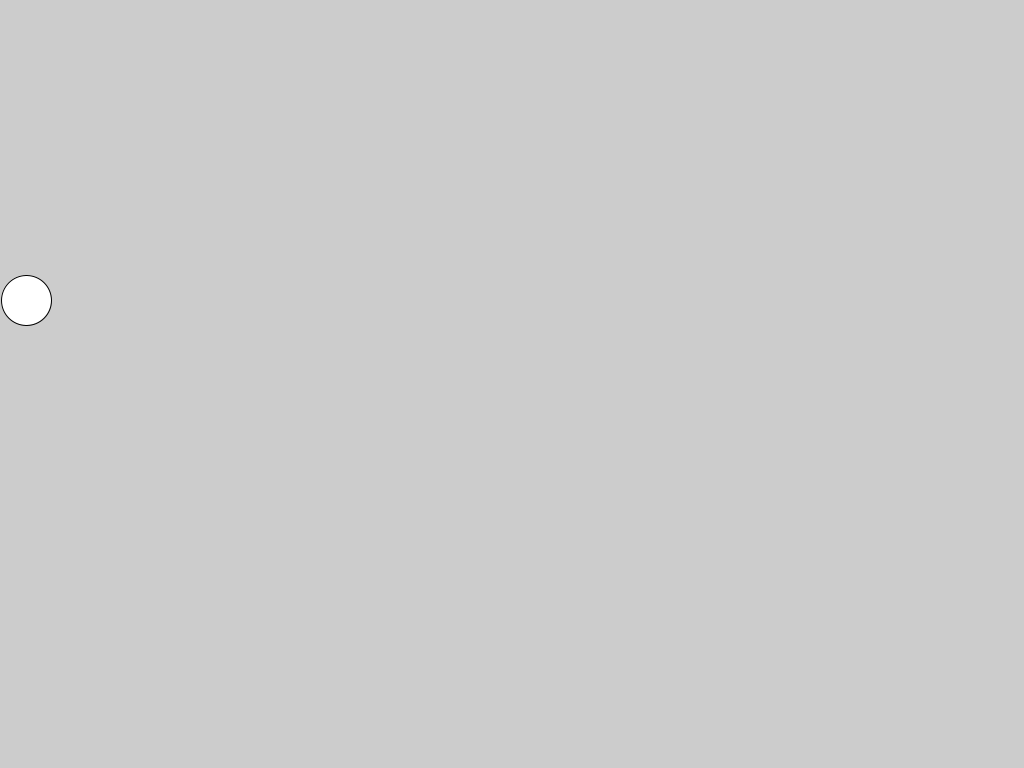
Frame 1 (no input)
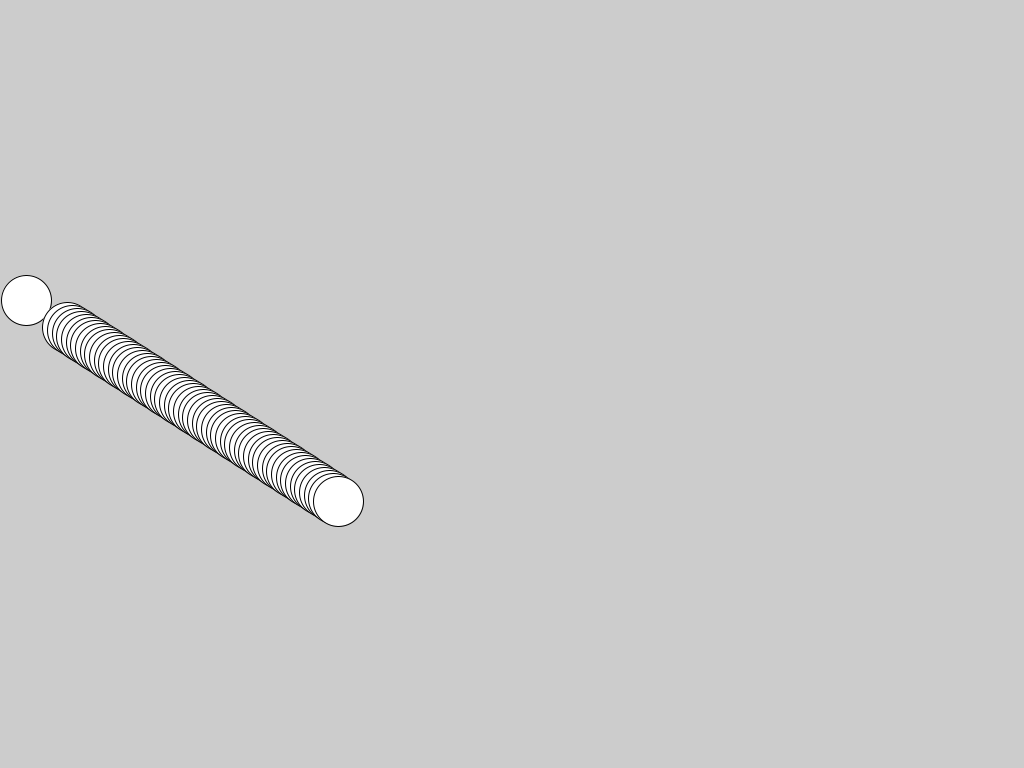
Frame 60 (the mouse pressed at the canvas centre just before this capture)
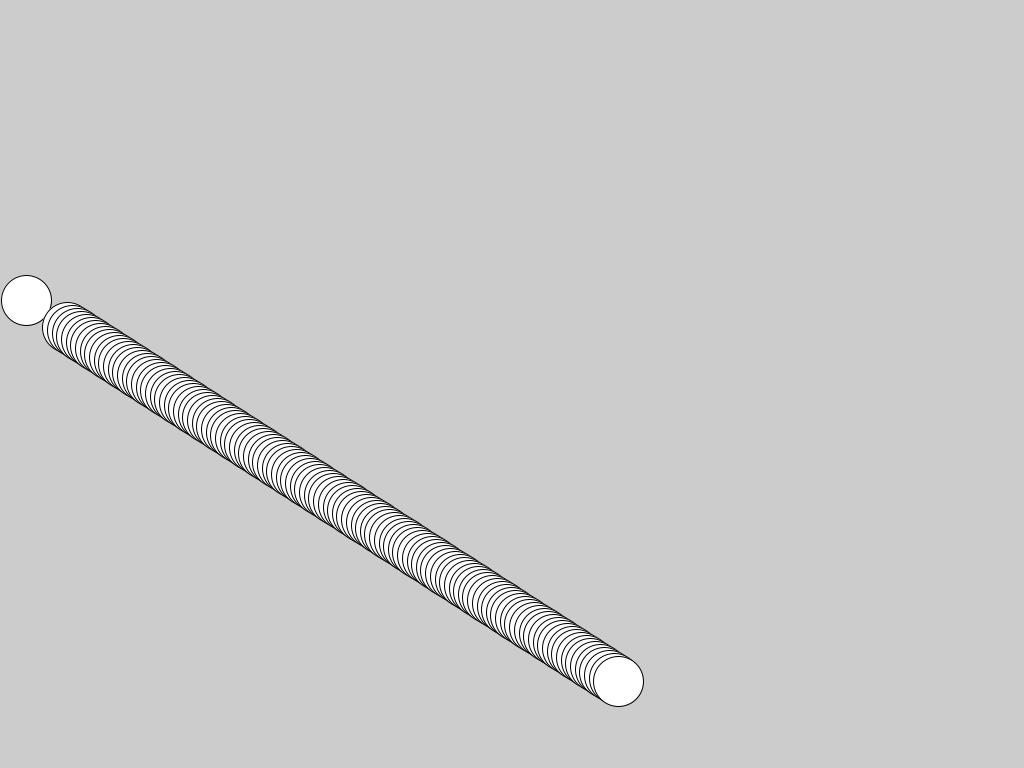
Frame 120 (the mouse held since frame 60 and released just before this capture)

The Processing sketch that drew these frames (run headless with seeded random() and noise(); from frame 60 on, the mouse is pressed at the canvas centre):

// Processing sketch: colisao_paredes
// ── colisao_paredes.pde
int x = 26; //<>// //<>// //<>//
int y = 300;
float startTime = 0;
int yVel = 200;
int xVel = 300;
int value = 50;

void setup() {
  size(1024, 768);
  startTime = millis();
}

void draw() {

  float elapsedTime = (millis() - startTime) / 1000.0f;
  startTime = millis();
  clear();
  update(elapsedTime);
  if (keyPressed) {
    if (key == BACKSPACE) {
      float elapsedTimeUp = (millis() - startTime) * 1000.0f;
      startTime = millis();
      clear();
      update(elapsedTimeUp);
      circle(x, y, value);
    } 
    
  } else {
    circle(x, y, value);
  }
  
  if( key == CODED){
    if( keyCode == UP){
      float elapsedSpeed = (millis() - startTime) * 1000.0f;
      startTime = millis();
      clear();
      update(elapsedSpeed);
      circle(x, y, value);
  }
}
}

void updateUp(float elapsedTimeUp) {
  x -= xVel * elapsedTimeUp;
  y -= yVel * elapsedTimeUp;
  if (x < 25 || x > 999) {
    xVel = -xVel;
    if (x < 25) {
      x = 25;
    } else if (x > 999) {
      x = 999;
    }
  }
  if (y < 25 || y > 743) {
    yVel = -yVel;
    if (y < 25) {
      y = 25;
    } else if (y > 743) {
      y = 743;
    }
  }
}

void updateSpeed(float elapsedTimeSpeed) {
  x += xVel * elapsedTimeSpeed;
  y += yVel * elapsedTimeSpeed;
  if (x < 25 || x > 999) {
    xVel = -xVel;
    if (x < 25) {
      x = 25;
    } else if (x > 999) {
      x = 999;
    }
  }
  if (y < 25 || y > 743) {
    yVel = -yVel;
    if (y < 25) {
      y = 25;
    } else if (y > 743) {
      y = 743;
    }
  }
}

void update(float elapsedTime) {
  x += xVel * elapsedTime;
  y += yVel * elapsedTime;
  if (x < 25 || x > 999) {
    xVel = -xVel;
    if (x < 25) {
      x = 25;
    } else if (x > 999) {
      x = 999;
    }
  }
  if (y < 25 || y > 743) {
    yVel = -yVel;
    if (y < 25) {
      y = 25;
    } else if (y > 743) {
      y = 743;
    }
  }
}
